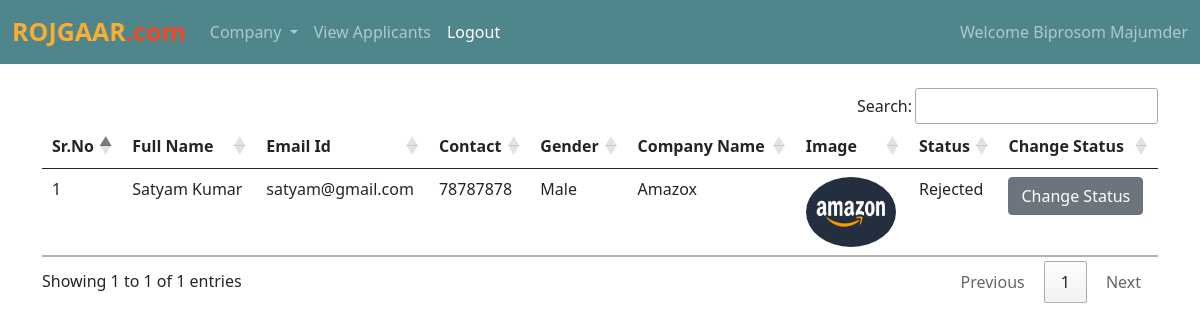
The app's page /rejected_companies/ (signed in) with its own data.
### jobs/models.py (models this page shows, shortened)
class Company(models.Model):
    user = models.ForeignKey(User, on_delete=models.CASCADE)
    phone = models.CharField(max_length=10)
    image = models.ImageField(upload_to="")
    gender = models.CharField(max_length=10)
    type = models.CharField(max_length=15)
    status = models.CharField(max_length=20)
    company_name = models.CharField(max_length=100)

### jobs/views.py (the view)
# urls.py: path("rejected_companies/", views.rejected_companies, name="rejected_companies"),
def rejected_companies(request):
    if not request.user.is_authenticated:
        return redirect("/admin_login")
    companies = Company.objects.filter(status="Rejected")
    return render(request, "rejected_companies.html", {'companies':companies})

### jobs/templates/rejected_companies.html (shortened to what this page needs)
{% extends 'admin_navbar.html' %}
{% block body %}
<div class="container mt-4">
<table class="table table-hover" id="example">
    <thead>
        <tr>
            <th>Sr.No</th>
            <th>Full Name</th>
            <th>Email Id</th>
            <th>Contact</th>
            <th>Gender</th>
            <th>Company Name</th>
            <th>Image</th>
            <th>Status</th>
            <th>Change Status</th>
        </tr>
    </thead>
    <tbody>
        {% for company in companies %}
        <tr>
            <td>{{forloop.counter}}</td>
            <td>{{company.user.get_full_name}}</td>
            <td>{{company.user.email}}</td>
            <td>{{company.phone}}</td>
            <td>{{company.gender}}</td>
            <td>{{company.company_name}}</td>
            <td><img src="{{company.image.url}}" class="rounded-circle" width="90px" height="70px"></td>
            <td>{{company.status}}</td>
            <td><a href="/change_status/{{company.id}}/" class="btn btn-secondary">Change Status</a></td>
        </tr>
        {% endfor %}
    </tbody>
</table>
</div>
{% endblock %}

### jobs/templates/admin_navbar.html (shortened to what this page needs)
<!doctype html>
<html lang="en">
<head>
  <link href="https://cdn.jsdelivr.net/npm/bootstrap@5.0.2/dist/css/bootstrap.min.css" rel="stylesheet"
>
  <link rel="stylesheet" href="https://cdn.datatables.net/1.10.25/css/jquery.dataTables.min.css">
  <link rel="stylesheet" href="https://cdn.datatables.net/buttons/1.7.1/css/buttons.dataTables.min.css">
</head>
<body>
  <nav class="navbar navbar-expand-lg navbar-dark">
    <div class="container-fluid">
      <a class="navbar-brand" href="/"><span class="head1">ROJGAAR</span><span class="head2">.com</span></a>
      <div class="collapse navbar-collapse" id="navbarSupportedContent">
        <ul class="navbar-nav me-auto mb-2 mb-lg-0">
          <li class="nav-item dropdown">
            <a class="nav-link dropdown-toggle" href="#" id="navbarDropdown" role="button" data-bs-toggle="dropdown"
              aria-expanded="false">
              Company
            </a>
          </li>
          <li class="nav-item">
            <a class="nav-link {% block view_applicants %} {% endblock %}" href="/view_applicants/">View Applicants</a>
          </li>
          <li class="nav-item">
            <a class="nav-link active" href="/logout/">Logout</a>
          </li>
        </ul>
        <span class="navbar-text">
          Welcome {{request.user.get_full_name}}
        </span>
      </div>
    </div>
  </nav>
  {% block body %}
  {% endblock %}
</body>
</html>

### jobs/templates/admin_navbar.html (style rules this page uses)
.navbar { background-color: #4f868c; }
.head1 { color: #FBAD30; font-size: 25px; font-weight: bold; height: 50px; }
.head2 { color: #EF4926; font-size: 25px; font-weight: bold; }

### records on screen
Company: user.get_full_name "Satyam Kumar", user.email "satyam@gmail.com", phone "78787878", gender "Male", company_name "Amazox", image (picture), status "Rejected"

### other values on screen
{{ request.user.get_full_name }} "Biprosom Majumder"
